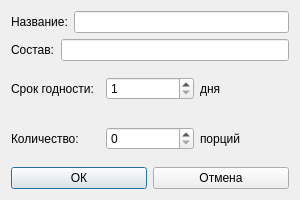
<?xml version="1.0" encoding="UTF-8"?>
<ui version="4.0">
 <class>addFoodDialog</class>
 <widget class="QDialog" name="addFoodDialog">
  <property name="geometry">
   <rect>
    <x>0</x>
    <y>0</y>
    <width>300</width>
    <height>200</height>
   </rect>
  </property>
  <property name="minimumSize">
   <size>
    <width>300</width>
    <height>200</height>
   </size>
  </property>
  <property name="maximumSize">
   <size>
    <width>300</width>
    <height>200</height>
   </size>
  </property>
  <property name="windowTitle">
   <string>Dialog</string>
  </property>
  <layout class="QHBoxLayout" name="horizontalLayout_6">
   <item>
    <layout class="QVBoxLayout" name="verticalLayout">
     <item>
      <layout class="QHBoxLayout" name="horizontalLayout">
       <item>
        <widget class="QLabel" name="label">
         <property name="text">
          <string>Название:</string>
         </property>
        </widget>
       </item>
       <item>
        <widget class="QLineEdit" name="nameLineEdit"/>
       </item>
      </layout>
     </item>
     <item>
      <layout class="QHBoxLayout" name="horizontalLayout_2">
       <item>
        <widget class="QLabel" name="label_2">
         <property name="text">
          <string>Состав:</string>
         </property>
        </widget>
       </item>
       <item>
        <widget class="QLineEdit" name="compLineEdit"/>
       </item>
      </layout>
     </item>
     <item>
      <layout class="QHBoxLayout" name="horizontalLayout_3">
       <item>
        <widget class="QLabel" name="label_3">
         <property name="text">
          <string>Срок годности:</string>
         </property>
        </widget>
       </item>
       <item>
        <widget class="QSpinBox" name="foodLifetimeSpinBox">
         <property name="minimum">
          <number>1</number>
         </property>
        </widget>
       </item>
       <item>
        <widget class="QLabel" name="label_5">
         <property name="text">
          <string>дня</string>
         </property>
        </widget>
       </item>
      </layout>
     </item>
     <item>
      <layout class="QHBoxLayout" name="horizontalLayout_4">
       <item>
        <widget class="QLabel" name="label_4">
         <property name="text">
          <string>Количество:</string>
         </property>
        </widget>
       </item>
       <item>
        <widget class="QSpinBox" name="foodAmountSpinBox"/>
       </item>
       <item>
        <widget class="QLabel" name="label_6">
         <property name="text">
          <string>порций</string>
         </property>
        </widget>
       </item>
      </layout>
     </item>
     <item>
      <layout class="QHBoxLayout" name="horizontalLayout_5">
       <item>
        <widget class="QPushButton" name="pushButton">
         <property name="text">
          <string>ОК</string>
         </property>
        </widget>
       </item>
       <item>
        <widget class="QPushButton" name="pushButton_2">
         <property name="text">
          <string>Отмена</string>
         </property>
        </widget>
       </item>
      </layout>
     </item>
    </layout>
   </item>
  </layout>
 </widget>
 <resources/>
 <connections>
  <connection>
   <sender>pushButton_2</sender>
   <signal>clicked()</signal>
   <receiver>addFoodDialog</receiver>
   <slot>reject()</slot>
   <hints>
    <hint type="sourcelabel">
     <x>193</x>
     <y>179</y>
    </hint>
    <hint type="destinationlabel">
     <x>200</x>
     <y>194</y>
    </hint>
   </hints>
  </connection>
  <connection>
   <sender>pushButton</sender>
   <signal>clicked()</signal>
   <receiver>addFoodDialog</receiver>
   <slot>accept()</slot>
   <hints>
    <hint type="sourcelabel">
     <x>59</x>
     <y>176</y>
    </hint>
    <hint type="destinationlabel">
     <x>54</x>
     <y>190</y>
    </hint>
   </hints>
  </connection>
 </connections>
</ui>
